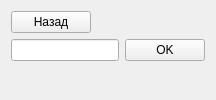
              <widget class="QWidget" name="page_7">
               <layout class="QVBoxLayout" name="verticalLayout_51">
                <item>
                 <layout class="QVBoxLayout" name="verticalLayout_50">
                  <item>
                   <layout class="QHBoxLayout" name="horizontalLayout_32">
                    <item>
                     <widget class="QPushButton" name="back_btn_main_1">
                      <property name="text">
                       <string>Назад</string>
                      </property>
                     </widget>
                    </item>
                    <item>
                     <spacer name="horizontalSpacer_12">
                      <property name="orientation">
                       <enum>Qt::Horizontal</enum>
                      </property>
                      <property name="sizeHint" stdset="0">
                       <size>
                        <width>40</width>
                        <height>20</height>
                       </size>
                      </property>
                     </spacer>
                    </item>
                   </layout>
                  </item>
                  <item>
                   <layout class="QHBoxLayout" name="horizontalLayout_33">
                    <item>
                     <widget class="QLineEdit" name="lineEdit_word_meaning_main"/>
                    </item>
                    <item>
                     <widget class="QPushButton" name="ok_btn_main">
                      <property name="text">
                       <string>OK</string>
                      </property>
                     </widget>
                    </item>
                   </layout>
                  </item>
                  <item>
                   <widget class="QLabel" name="label_explanation_main">
                    <property name="text">
                     <string/>
                    </property>
                   </widget>
                  </item>
                 </layout>
                </item>
               </layout>
              </widget>
